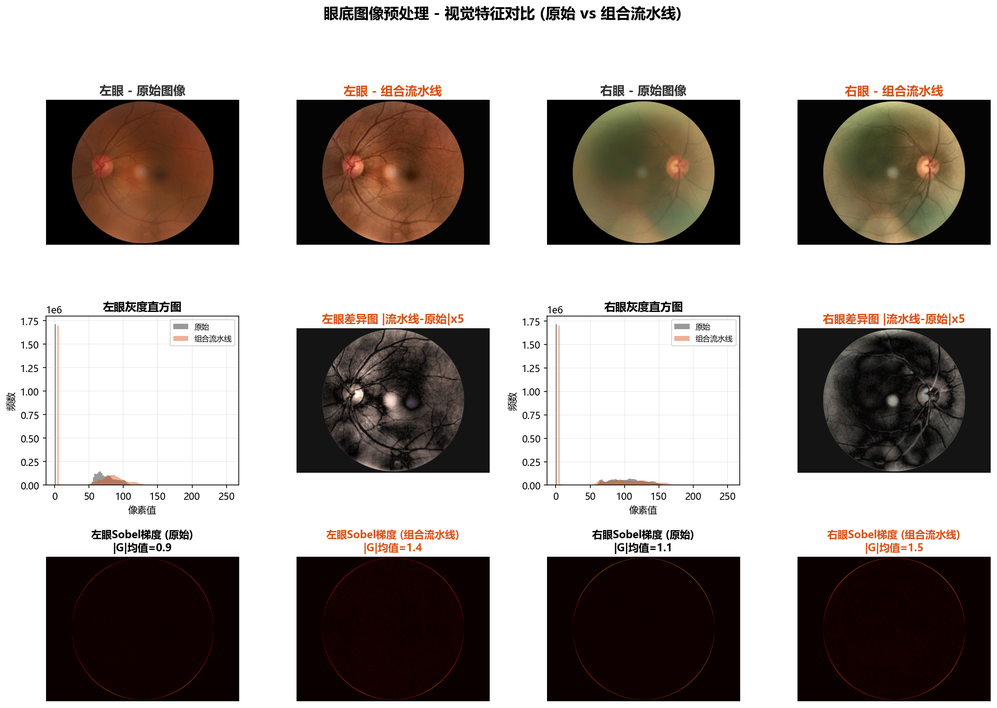
#> input picture output/analysis_output/matlab_style_analysis_1_visual.png, 997 x 708 px, shrunk from 2209 x 1568 before the run
$ python -i matlab_style_analysis.py   (imports and definitions only)   (older library calls are emulated)
#> lines starting #> are read from the running program, lines starting #| are printed output that depends on the picture; after the words box and inside, x2 and y2 are one past the last pixel; in counts of white or black regions, pixels touching at a corner belong together
"""
================================================================================
眼底图像 MATLAB 风格量化分析模块
================================================================================
提供数字图像处理课程要求的传统图像定量分析功能。

功能:
  1. 图像基础统计 (均值/方差/偏度/峰度/熵)
  2. 直方图分析 (灰度/RGB三通道)
  3. 血管密度估计
  4. 对比度/清晰度分析
  5. 频域分析 (FFT频谱)
  6. MATLAB 风格可视化
  7. 量化分析报告 (文本输出)

输出: 与现有 GUI 集成, 在诊断后一键对眼底图像进行量化分析。
================================================================================
"""
import cv2
import numpy as np
from scipy import ndimage
from scipy.signal import find_peaks
from dataclasses import dataclass, field
from typing import Dict, List, Tuple, Optional
import os

from fundus_preprocess import FundusPreprocessor

# 条件导入 matplotlib (允许在无 GUI 环境使用)
import matplotlib
# [1 line not run here, left out]
import matplotlib.pyplot as plt
from matplotlib.gridspec import GridSpec
from matplotlib.patches import Rectangle


# ============================================================================
# 颜色常量: 模仿 MATLAB 默认配色
# ============================================================================
MATLAB_BLUE   = '#0072BD'
MATLAB_RED    = '#D95319'
MATLAB_YELLOW = '#EDB120'
MATLAB_PURPLE = '#7E2F8E'
MATLAB_GREEN  = '#4DBEEE'
MATLAB_CYAN   = '#77AC30'
MATLAB_COLORS = [MATLAB_BLUE, MATLAB_RED, MATLAB_YELLOW,
                 MATLAB_PURPLE, MATLAB_GREEN, MATLAB_CYAN]

# 中文字体 (MATLAB 风格用英文避免字体问题, 内部标签用中文)
plt.rcParams['font.sans-serif'] = ['Microsoft YaHei', 'SimHei', 'DejaVu Sans']
plt.rcParams['axes.unicode_minus'] = False


# ============================================================================
# 数据结构
# ============================================================================
@dataclass
class FundusImageStats:
    """眼底图像综合统计"""
    # 基本属性
    width: int = 0
    height: int = 0
    channels: int = 3

    # 灰度统计
    gray_mean: float = 0.0
    gray_std: float = 0.0
    gray_median: float = 0.0
    gray_min: int = 0
    gray_max: int = 0
    gray_skewness: float = 0.0     # 偏度 (直方图不对称度)
    gray_kurtosis: float = 0.0     # 峰度 (直方图尖锐度)
    gray_entropy: float = 0.0      # 信息熵

    # RGB 三通道统计
    r_mean: float = 0.0;  r_std: float = 0.0
    g_mean: float = 0.0;  g_std: float = 0.0
    b_mean: float = 0.0;  b_std: float = 0.0
    rgb_entropy: float = 0.0

    # 对比度与清晰度
    contrast_rms: float = 0.0      # RMS 对比度
    sharpness: float = 0.0         # 平均梯度清晰度
    laplacian_var: float = 0.0     # Laplacian 方差 (模糊检测)

    # 血管相关
    vessel_density: float = 0.0    # 估计血管密度
    vessel_mean_width: float = 0.0 # 估计平均血管宽度

    # 频域特征
    fft_energy_low: float = 0.0    # 低频能量占比
    fft_energy_mid: float = 0.0    # 中频能量占比
    fft_energy_high: float = 0.0   # 高频能量占比

    # 亮度分布
    brightness_percentiles: List[float] = field(default_factory=list)  # [p5, p25, p50, p75, p95]


# ============================================================================
# 核心分析引擎
# ============================================================================
class FundusImageAnalyzer:
    """眼底图像 MATLAB 风格量化分析引擎"""

    @staticmethod
    def compute_all_stats(image: np.ndarray) -> FundusImageStats:
        """
        计算眼底图像的全部统计特征。

        参数:
            image: RGB 图像 (H, W, 3), uint8

        返回:
            FundusImageStats 对象
        """
        h, w = image.shape[:2]
        c = image.shape[2] if len(image.shape) == 3 else 1
        gray = cv2.cvtColor(image, cv2.COLOR_RGB2GRAY)

        stats = FundusImageStats(width=w, height=h, channels=c)

        # ── 1. 灰度基本统计 ──
        gray_flat = gray.ravel().astype(float)
        stats.gray_mean = float(np.mean(gray_flat))
        stats.gray_std  = float(np.std(gray_flat))
        stats.gray_median = float(np.median(gray_flat))
        stats.gray_min = int(gray.min())
        stats.gray_max = int(gray.max())

        # 偏度 = E[(X-μ)³] / σ³
        z = (gray_flat - stats.gray_mean) / (stats.gray_std + 1e-8)
        stats.gray_skewness = float(np.mean(z ** 3))
        # 峰度 = E[(X-μ)⁴] / σ⁴ - 3 (超额峰度, 正态=0)
        stats.gray_kurtosis = float(np.mean(z ** 4) - 3)

        # 信息熵
        hist = cv2.calcHist([gray], [0], None, [256], [0,256])
        hist_norm = hist / hist.sum()
        hist_norm = hist_norm[hist_norm > 0]
        stats.gray_entropy = float(-np.sum(hist_norm * np.log2(hist_norm)))

        # ── 2. RGB 三通道统计 ──
        for ch_name, ch_idx in [('r',0), ('g',1), ('b',2)]:
            ch = image[:,:,ch_idx].astype(float)
            setattr(stats, f'{ch_name}_mean', float(np.mean(ch)))
            setattr(stats, f'{ch_name}_std', float(np.std(ch)))

        # RGB 联合熵 (简化: 各通道熵平均)
        rgb_ents = []
        for ch_idx in range(3):
            ch = image[:,:,ch_idx]
            h_ch = cv2.calcHist([ch], [0], None, [256], [0,256])
            h_ch = h_ch / h_ch.sum()
            h_ch = h_ch[h_ch > 0]
            if len(h_ch) > 0:
                rgb_ents.append(float(-np.sum(h_ch * np.log2(h_ch))))
        stats.rgb_entropy = float(np.mean(rgb_ents)) if rgb_ents else 0.0

        # ── 3. 对比度与清晰度 ──
        # RMS 对比度
        stats.contrast_rms = float(stats.gray_std)

        # Laplacian 方差 (模糊检测: 越低越模糊)
        lap = cv2.Laplacian(gray, cv2.CV_64F)
        stats.laplacian_var = float(np.var(lap))

        # 平均梯度 (Sobel 清晰度)
        gx = cv2.Sobel(gray, cv2.CV_64F, 1, 0, ksize=3)
        gy = cv2.Sobel(gray, cv2.CV_64F, 0, 1, ksize=3)
        grad_mag = np.sqrt(gx**2 + gy**2)
        stats.sharpness = float(np.mean(grad_mag))

        # ── 4. 血管密度估计 ──
        vessel_mask, vessel_width = FundusImageAnalyzer._estimate_vessels(gray)
        stats.vessel_density = float(np.sum(vessel_mask) / vessel_mask.size)
        stats.vessel_mean_width = vessel_width

        # ── 5. 频域特征 ──
        fft = np.fft.fftshift(np.fft.fft2(gray.astype(float)))
        fft_mag = np.abs(fft)
        h_center, w_center = h // 2, w // 2
        max_radius = min(h_center, w_center)

        # 三个频段: 低频(r<0.1R), 中频(0.1R<r<0.4R), 高频(r>0.4R)
        y_grid, x_grid = np.ogrid[:h, :w]
        dist = np.sqrt((y_grid - h_center)**2 + (x_grid - w_center)**2)

        low_mask = dist < max_radius * 0.1
        mid_mask = (dist >= max_radius * 0.1) & (dist < max_radius * 0.4)
        high_mask = dist >= max_radius * 0.4

        total_energy = np.sum(fft_mag)
        stats.fft_energy_low  = float(np.sum(fft_mag[low_mask]) / total_energy)
        stats.fft_energy_mid  = float(np.sum(fft_mag[mid_mask]) / total_energy)
        stats.fft_energy_high = float(np.sum(fft_mag[high_mask]) / total_energy)

        # ── 6. 亮度百分位数 ──
        stats.brightness_percentiles = [
            float(np.percentile(gray_flat, p)) for p in [5, 25, 50, 75, 95]
        ]

        return stats

    # ------------------------------------------------------------------
    # 血管估计 (基于形态学 + 阈值)
    # ------------------------------------------------------------------
    @staticmethod
    def _estimate_vessels(gray: np.ndarray) -> Tuple[np.ndarray, float]:
        """
        估计眼底图像血管掩膜和平均血管宽度。
        使用多尺度 Gabor 滤波 + Otsu 阈值。
        """
        h, w = gray.shape

        # CLAHE 增强
        clahe = cv2.createCLAHE(clipLimit=2.0, tileGridSize=(8,8))
        enhanced = clahe.apply(gray)

        # 顶帽变换提取细小结构
        kernel_small = cv2.getStructuringElement(cv2.MORPH_ELLIPSE, (5, 5))
        tophat = cv2.morphologyEx(enhanced, cv2.MORPH_TOPHAT, kernel_small)

        # Otsu 二值化
        _, binary = cv2.threshold(tophat, 0, 255, cv2.THRESH_BINARY + cv2.THRESH_OTSU)

        # 形态学清理
        kernel_clean = cv2.getStructuringElement(cv2.MORPH_ELLIPSE, (3, 3))
        binary = cv2.morphologyEx(binary, cv2.MORPH_OPEN, kernel_clean)
        binary = cv2.morphologyEx(binary, cv2.MORPH_CLOSE, kernel_clean)

        vessel_mask = binary > 0

        # 估计平均血管宽度 (基于距离变换)
        dist = ndimage.distance_transform_edt(vessel_mask)
        # 取骨架上的距离值 × 2 = 血管宽度
        from skimage.morphology import skeletonize
        skeleton = skeletonize(vessel_mask)
        widths = dist[skeleton]
        mean_width = float(np.mean(widths) * 2) if len(widths) > 0 else 0.0

        return vessel_mask, mean_width

    # ------------------------------------------------------------------
    # 格式化统计报告
    # ------------------------------------------------------------------
    # [52 lines left out: function format_report, not called in this run]


# ============================================================================
# MATLAB 风格可视化
# ============================================================================
class MatlabStylePlotter:
    """生成 MATLAB 风格的眼底图像量化分析图表"""

    # [317 lines left out: functions analyze_and_plot, quick_analysis_plot, not called in this run]


# ============================================================================
# 测试入口
# ============================================================================
# [42 lines not run here, left out]

>>> import cv2
>>> picture = cv2.cvtColor(cv2.imread('../output/analysis_output/matlab_style_analysis_1_visual.png'), cv2.COLOR_BGR2RGB)
>>> result = FundusImageAnalyzer().compute_all_stats(picture)
#> in compute_all_stats, `gray = cv2.cvtColor(image, cv2.COLOR_RGB2GRAY)`:
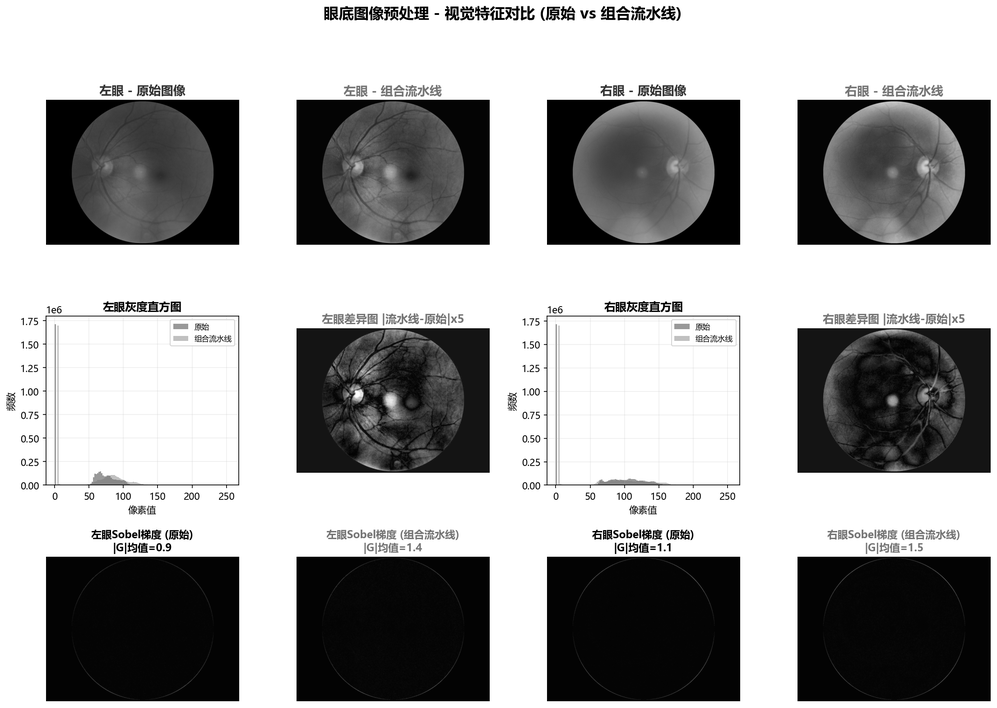
#> gray: shape (708, 997); min 0, max 255, mean 161.7
#> in compute_all_stats, `stats.gray_mean = float(np.mean(gray_flat))`: stats.gray_mean = 161.7
#> in compute_all_stats, `stats.gray_std  = float(np.std(gray_flat))`: stats.gray_std = 111.6
#> in compute_all_stats, `stats.gray_median = float(np.median(gray_flat))`: stats.gray_median = 255
#> in compute_all_stats, `stats.gray_min = int(gray.min())`: stats.gray_min = 0
#> in compute_all_stats, `stats.gray_max = int(gray.max())`: stats.gray_max = 255
#> in compute_all_stats, `stats.gray_skewness = float(np.mean(z ** 3))`: stats.gray_skewness = -0.48
#> in compute_all_stats, `stats.gray_kurtosis = float(np.mean(z ** 4) - 3)`: stats.gray_kurtosis = -1.63
#> in compute_all_stats, `hist = cv2.calcHist([gray], [0], None, [256], [0,256])`: hist = 256 values, max 371450 at index 255, min 85 at index 220, mean 2757.3
#> in compute_all_stats, `hist_norm = hist / hist.sum()`: hist_norm = 256 values, max 0.526 at index 255, min 0.00012 at index 220, mean 0.00391
#> in compute_all_stats, `stats.gray_entropy = float(-np.sum(hist_norm * np.log2(hist_norm)))`: stats.gray_entropy = 3.77
#> after the loop in compute_all_stats, `for ch_idx in range(3):`: rgb_ents = [3.99, 3.45, 3.38]
#> in compute_all_stats, `stats.rgb_entropy = float(np.mean(rgb_ents)) if rgb_ents else 0.0`: stats.rgb_entropy = 3.61
#> in compute_all_stats, `stats.contrast_rms = float(stats.gray_std)`: stats.contrast_rms = 111.6
#> in compute_all_stats, `lap = cv2.Laplacian(gray, cv2.CV_64F)`:
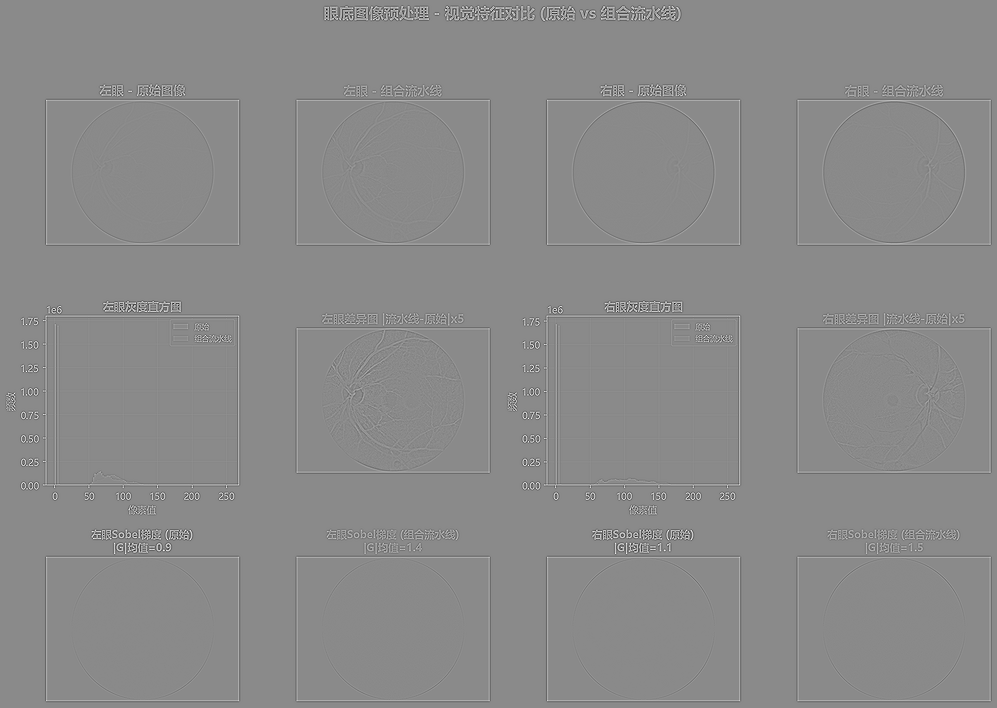
#> lap: shape (708, 997) float64; min -839, max 711, mean 0; drawn with min black and max white
#> in compute_all_stats, `stats.laplacian_var = float(np.var(lap))`: stats.laplacian_var = 2443.5
#> in compute_all_stats, `grad_mag = np.sqrt(gx**2 + gy**2)`:
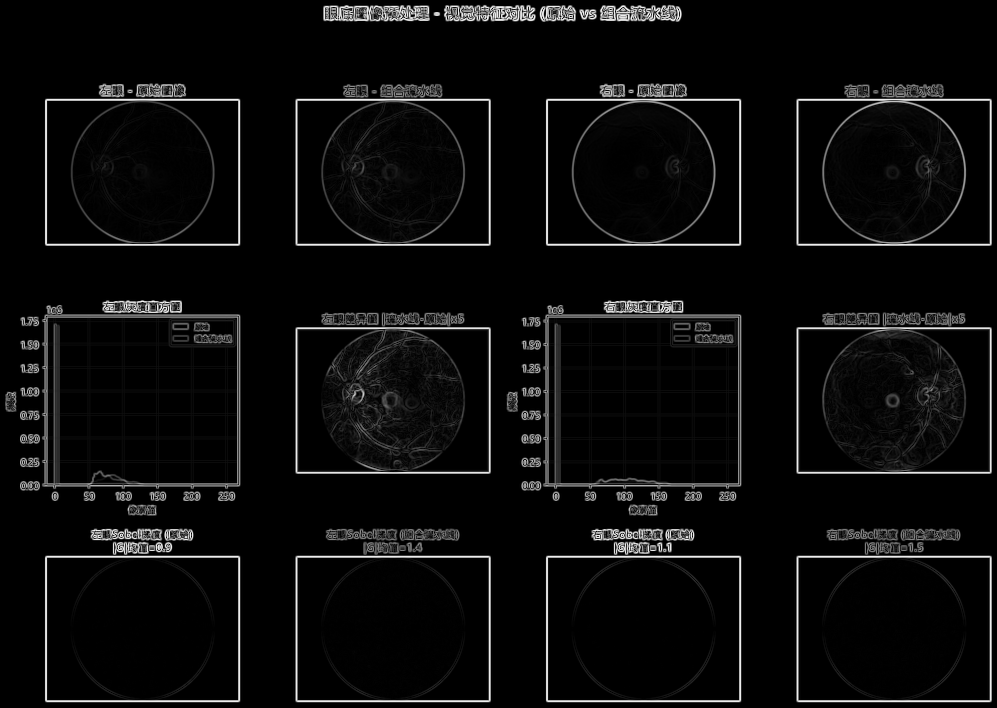
#> grad_mag: shape (708, 997) float64; min 0, max 1091.2, mean 51.4; drawn with min black and max white
#> in compute_all_stats, `stats.sharpness = float(np.mean(grad_mag))`: stats.sharpness = 51.45
#> in _estimate_vessels, `_, binary = cv2.threshold(tophat, 0, 255, cv2.THRESH_BINARY + cv2.THRE..`:
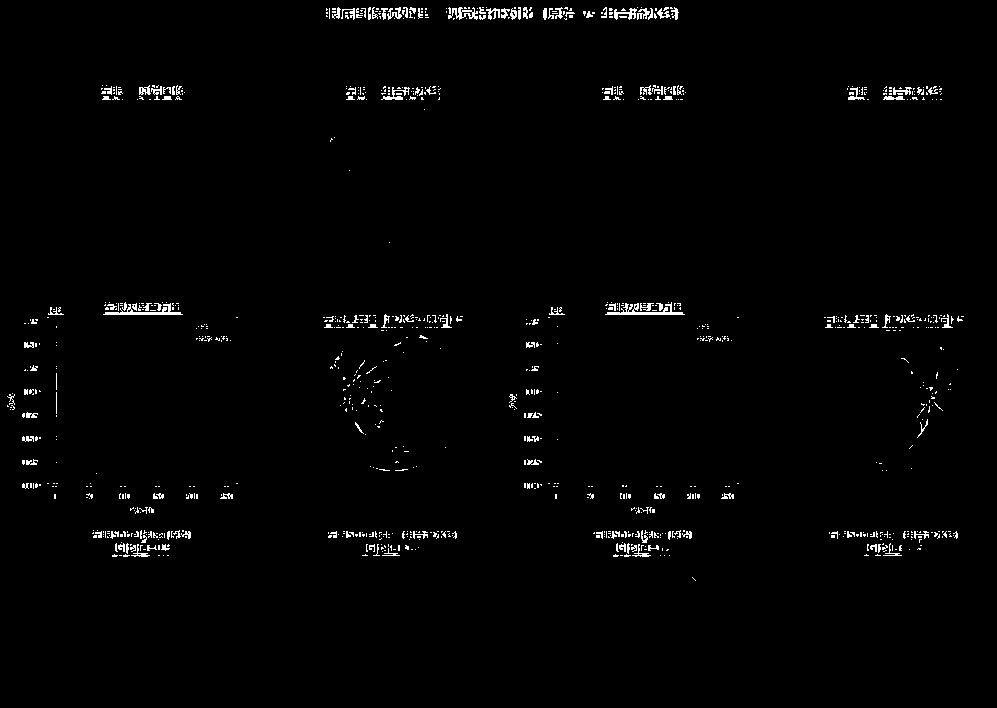
#> binary: shape (708, 997); 1.4% white in thin lines or dots, all inside (x1, y1, x2, y2) = (7, 7, 964, 581)
#> in _estimate_vessels, `binary = cv2.morphologyEx(binary, cv2.MORPH_OPEN, kernel_clean)`: binary: shape (708, 997); 0.55% white in thin lines or dots, all inside (x1, y1, x2, y2) = (22, 7, 960, 557)
#> in _estimate_vessels, `skeleton = skeletonize(vessel_mask)`: skeleton: shape (708, 997) bool; 0.14% white in thin lines or dots, all inside (x1, y1, x2, y2) = (23, 8, 959, 556)
#> in _estimate_vessels, `widths = dist[skeleton]`: widths = 1001 values, max 4 at index 448, min 1 at index 1, mean 1.61
#> in _estimate_vessels, `mean_width = float(np.mean(widths) * 2) if len(widths) > 0 else 0.0`: mean_width = 3.23
#> in compute_all_stats, `stats.vessel_density = float(np.sum(vessel_mask) / vessel_mask.size)`: stats.vessel_density = 0.00579
#> in compute_all_stats, `stats.vessel_mean_width = vessel_width`: stats.vessel_mean_width = 3.23
#> in compute_all_stats, `y_grid, x_grid = np.ogrid[:h, :w]`: y_grid = 708 values from 0 to 707
#> in compute_all_stats, `dist = np.sqrt((y_grid - h_center)**2 + (x_grid - w_center)**2)`:
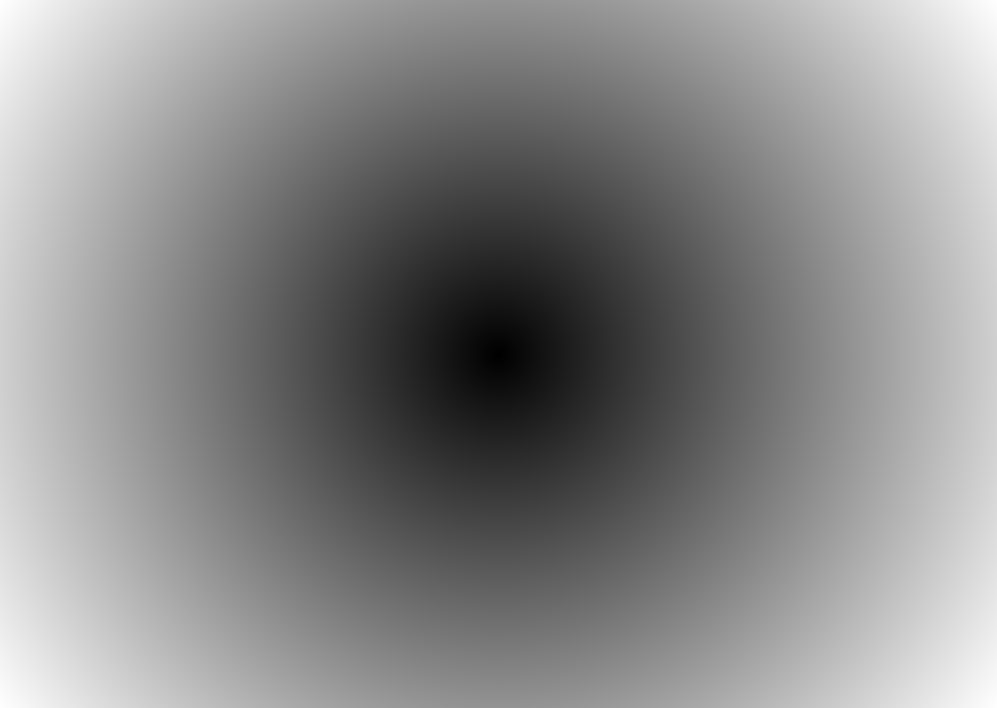
#> dist: shape (708, 997) float64; min 0, max 611, mean 329; drawn with min black and max white
#> in compute_all_stats, `low_mask = dist < max_radius * 0.1`: low_mask: shape (708, 997) bool; 0.56% white; 1 white region, box (x1, y1, x2, y2) and area: (463, 319, 534, 390) 3945
#> in compute_all_stats, `mid_mask = (dist >= max_radius * 0.1) & (dist < max_radius * 0.4)`: mid_mask: shape (708, 997) bool; 8.4% white; 1 white region, box (x1, y1, x2, y2) and area: (357, 213, 640, 496) 59060
#> in compute_all_stats, `high_mask = dist >= max_radius * 0.4`:
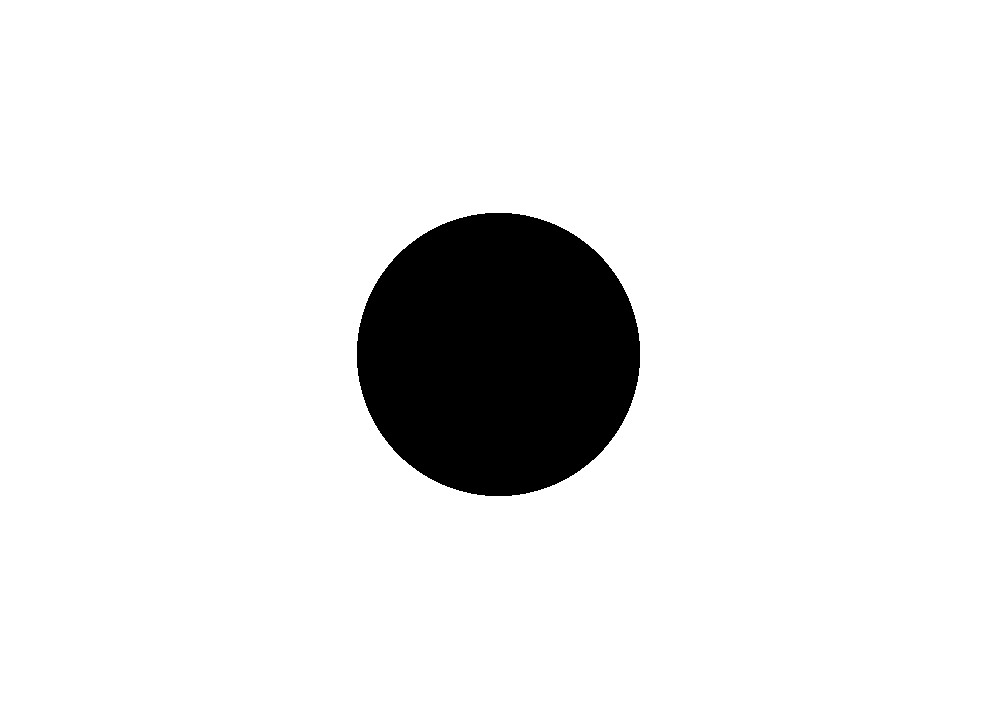
#> high_mask: shape (708, 997) bool; 91.1% white; 1 black region, box (x1, y1, x2, y2) and area: (357, 213, 640, 496) 63005
#> in compute_all_stats, `total_energy = np.sum(fft_mag)`: total_energy = 9.61e+09
#> in compute_all_stats, `stats.fft_energy_low  = float(np.sum(fft_mag[low_mask]) / total_energy)`: stats.fft_energy_low = 0.164
#> in compute_all_stats, `stats.fft_energy_mid  = float(np.sum(fft_mag[mid_mask]) / total_energy)`: stats.fft_energy_mid = 0.223
#> in compute_all_stats, `stats.fft_energy_high = float(np.sum(fft_mag[high_mask]) / total_energy)`: stats.fft_energy_high = 0.613
#> in compute_all_stats, `stats.brightness_percentiles = [ float(np.percentile(gray_flat, p)) fo..`: stats.brightness_percentiles = [3, 20, 255, 255, 255]
